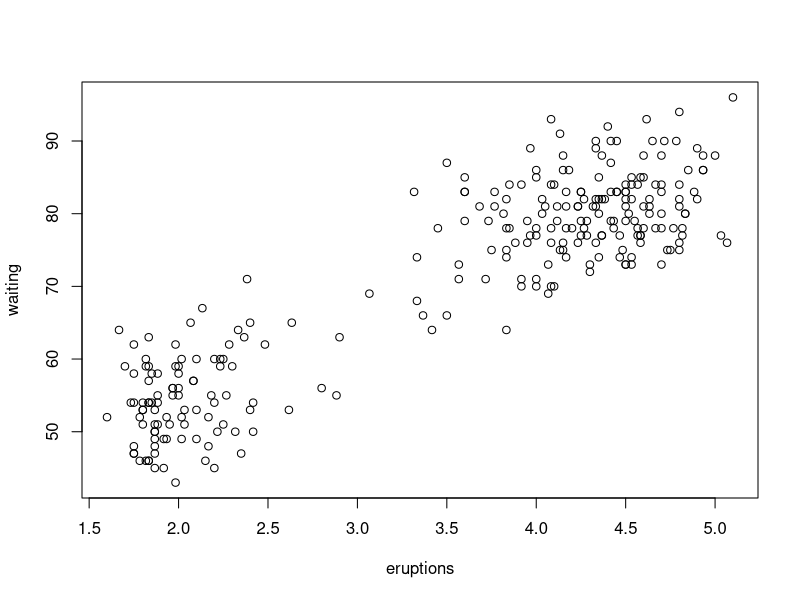
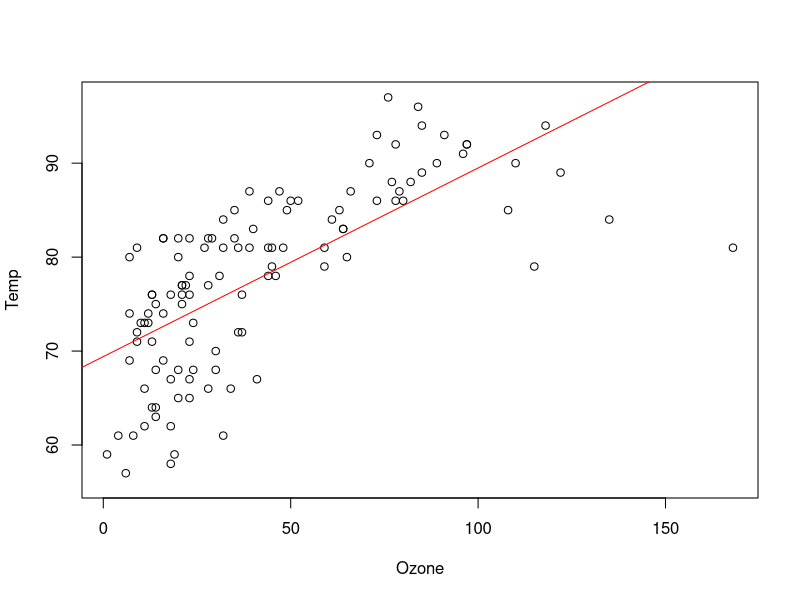
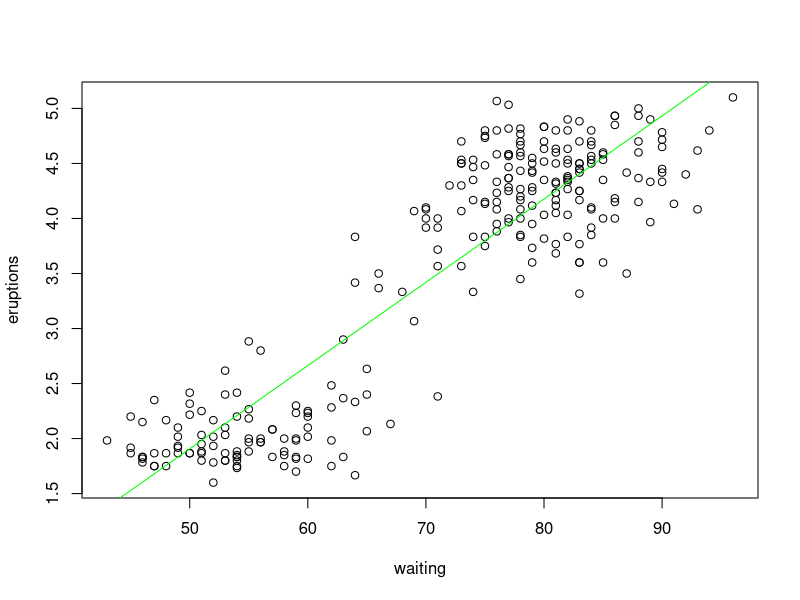

Source code (R) for these figures, in order:
#Exercise 1
data("faithful")
head(faithful,15)
cor(faithful[,c("eruptions","waiting")],use="na.or.complete")
#The correlation coefficient between eruption time and waiting time is 0.9008112
plot(faithful[,c("eruptions","waiting")])

#Exercise 2
data("airquality")
head(airquality,15)
mod=lm(Temp~Ozone,data=airquality)
plot(Temp~Ozone,data=airquality)
abline(lm(Temp~Ozone, data=airquality), col="red")
summary(mod)
#The slope (regression coefficient) is 0.20081, Multiple R squre=0.4877
#The p-value is lower than 2.2e-16

data("faithful")
head(faithful,15)
mod1=lm(eruptions~waiting,data=faithful)
summary(mod1)
#the regression coefficient is 0.075628>0,Multiple R-squre=0.8115
#The p-value<2.2e-16. So this regression is signficant,
#when waiting time get longer, the eruption time get longers,too. 
plot(eruptions~waiting,data=faithful)
abline(lm(eruptions~waiting,data=faithful),col="green")

#Exercise 3
res=residuals(mod)
RSS=sum(res^2)
RSE=sqrt(RSS/summary(mod)$df[2])
RSE
#RSE=6.818914
RMSE=RSS/272
RMSE
#RMSE=19.48796
MSE = RSS/summary(mod)$df[2]
MSE
#MSE= 46.49759
